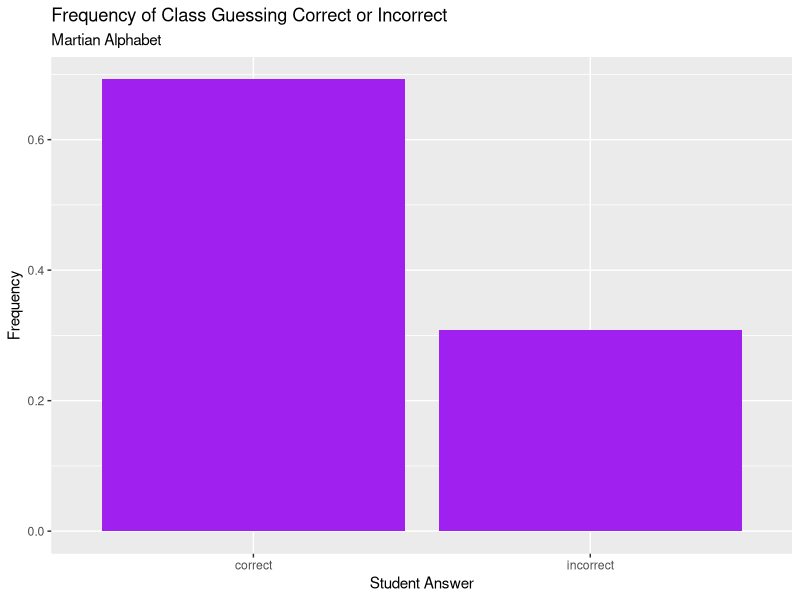
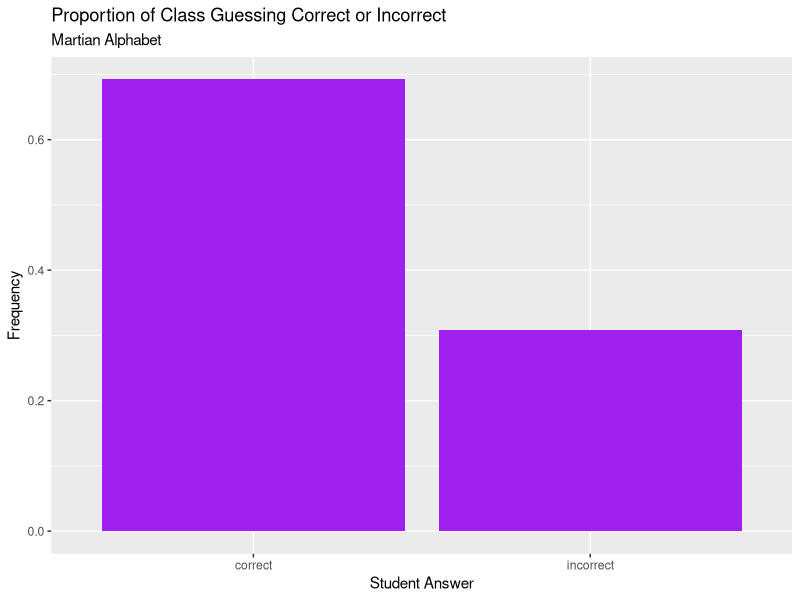
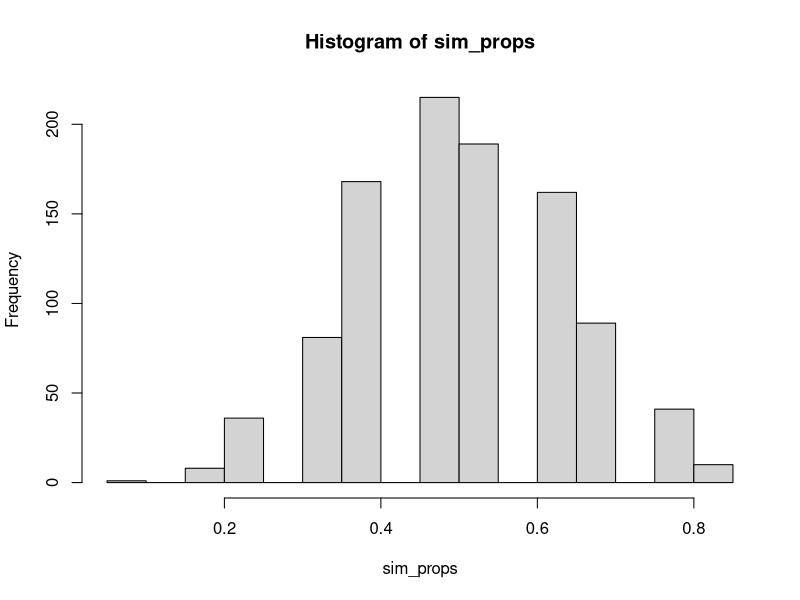
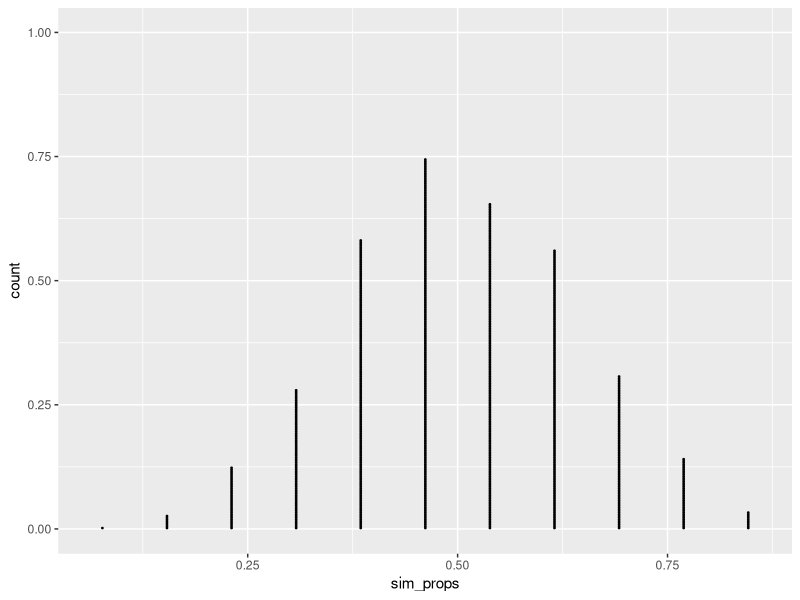

Source code (R) for these figures, in order:
## ---- chunk 1
knitr::opts_chunk$set(echo = TRUE)
library(tidyverse)
## ---- chunk 2
prop <- 9/13
prop
## ---- chunk 3
martian <- data.frame(
  outcome = rep( c("correct", "incorrect"), c(9, 4) )
)
ggplot(data = martian, aes(x = outcome)) +
  geom_bar(aes(y = ..prop.., group = 1), fill = "purple") +
  labs(x = "Student Answer", y = "Frequency",
       title = "Frequency of Class Guessing Correct or Incorrect",
       subtitle = "Martian Alphabet")


martian_sum <- data.frame(
  outcome = c("correct", "incorrect"),
  proportion = c(9/13, 4/13)
)

ggplot(data = martian_sum, aes(x = outcome, y = proportion)) +
  geom_col(fill = "purple") +
  labs(x = "Student Answer", y = "Frequency",
       title = "Proportion of Class Guessing Correct or Incorrect",
       subtitle = "Martian Alphabet")



## ---- chunk 4
sample(c("correct", "incorrect"), size = 1, prob = c(0.5, 0.5))
## ---- chunk 5
13*.5
## ---- chunk 6
x <- sample(c("correct", "incorrect"), size = 13, prob = c(0.5, 0.5), replace = TRUE)

data.frame(x) %>% group_by(x) %>% count()

mean(ifelse(x == "correct", 1, 0))

mean(x == "correct")
## ---- chunk 7
sim_props <- vector("numeric", 1000)

sim_props <- NULL

for(i in 1:1000){
  x <- sample(c("correct", "incorrect"), 
              size = 13, prob = c(0.5, 0.5), replace = TRUE)
  sim_props[i] <- mean(x == "correct")
}

## ---- chunk 8
hist(sim_props)

data.frame(sim_props) %>% ggplot(aes(x = sim_props)) +
  geom_dotplot(dotsize = 0.08)

## ---- chunk 9
p_value <- function(x, n, reps = 1000){
  # x = number of correct guesses in observed data
  # n = sample size
  # reps = number of simulated classes
  sim_props <- NULL
  for(i in 1:reps){
    my_samp <- sample(c("correct", "incorrect"), 
                      size = n, prob = c(0.5, 0.5), replace = TRUE)
    sim_props[i] <- mean(my_samp == "correct")
  }
  return( mean(sim_props >= x/n) )
}

p_value(9, 13, reps = 10000)

